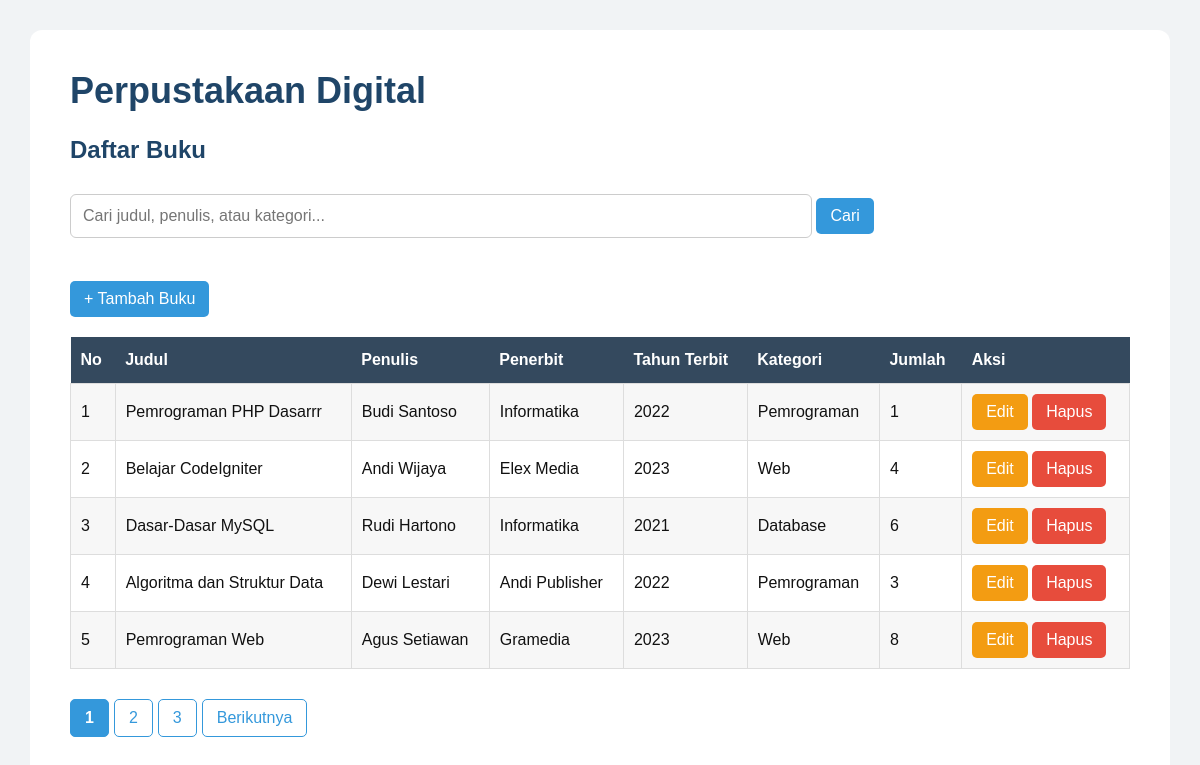
The app's page /index.php/buku with its own data.
### tables this page shows
CREATE TABLE `buku` (
  `id` int(11) NOT NULL,
  `judul` varchar(150) NOT NULL,
  `penulis` varchar(100) NOT NULL,
  `penerbit` varchar(100) NOT NULL,
  `tahun_terbit` year(4) NOT NULL,
  `kategori` varchar(100) NOT NULL,
  `jumlah` int(11) NOT NULL
);

### index.php (called while the page is built, shortened)
<?php
require_once BASEPATH.'core/CodeIgniter.php';

### application/models/Buku_model.php (called while the page is built, shortened)
<?php
class Buku_model extends CI_Model
{
    public function get_all($limit = null, $start = null)
    {
        if ($limit !== null) {
            $this->db->limit($limit, $start);
        }
        return $this->db->get('buku')->result();
    }
}

### application/views/buku/index.php (the view, shortened to what this page needs)
<!DOCTYPE html>
<html lang="id">
<head>
    <link rel="stylesheet" href="<?= base_url('css/style.css') ?>">
</head>
<body>
    <div class="container">
        <h1>Perpustakaan Digital</h1>
        <h2>Daftar Buku</h2>
        <form method="get" action="<?= base_url('index.php/buku') ?>">
            <input
                type="text"
                name="keyword"
                placeholder="Cari judul, penulis, atau kategori..."
                value="<?= isset($keyword) ? html_escape($keyword) : '' ?>"
            >
            <button type="submit" class="btn-tambah">
                Cari
            </button>
        </form>
        <a
            class="btn-tambah"
            href="<?= base_url('index.php/buku/tambah') ?>"
        >
            + Tambah Buku
        </a>
        <?php
        $start = $this->input->get('per_page');
        if (!$start) {
            $start = 0;
        }
        $no = (int) $start + 1;
        ?>
        <table>
            <tr>
                <th>No</th>
                <th>Judul</th>
                <th>Penulis</th>
                <th>Penerbit</th>
                <th>Tahun Terbit</th>
                <th>Kategori</th>
                <th>Jumlah</th>
                <th>Aksi</th>
            </tr>
            <?php foreach ($buku as $item): ?>
                <tr>
                    <td><?= $no++ ?></td>
                    <td><?= html_escape($item->judul) ?></td>
                    <td><?= html_escape($item->penulis) ?></td>
                    <td><?= html_escape($item->penerbit) ?></td>
                    <td><?= html_escape($item->tahun_terbit) ?></td>
                    <td><?= html_escape($item->kategori) ?></td>
                    <td><?= html_escape($item->jumlah) ?></td>
                    <td>
                        <a
                            class="btn-edit"
                            href="<?= base_url('index.php/buku/edit/' . $item->id) ?>"
                        >
                            Edit
                        </a>
                        <a
                            class="btn-hapus"
                            href="<?= base_url('index.php/buku/hapus/' . $item->id) ?>"
                            onclick="return confirm('Apakah Anda yakin ingin menghapus buku ini?')"
                        >
                            Hapus
                        </a>
                    </td>
                </tr>
            <?php endforeach; ?>
        </table>
        <?php if (!empty($pagination)): ?>
            <?= $pagination ?>
        <?php endif; ?>
    </div>
</body>
</html>

### application/controllers/Buku.php (shortened to what this page needs)
<?php
class Buku extends CI_Controller
{
    public function __construct()
    {
        $this->load->database();
        $this->load->helper('url');
        $this->load->library('form_validation');
        $this->load->library('session');
        $this->load->library('pagination');
        $this->load->model('Buku_model');
    }
    public function index()
    {
        $keyword = $this->input->get('keyword');
        $limit = 5;
        $start = $this->input->get('per_page');
        if (!$start) {
            $start = 0;
        }
        $config['base_url'] = base_url('index.php/buku/index');
        $config['per_page'] = $limit;
        $config['page_query_string'] = TRUE;
        $config['query_string_segment'] = 'per_page';
        if (!empty($keyword)) {
            $config['total_rows'] =
                $this->Buku_model->count_search($keyword);
            $data['buku'] =
                $this->Buku_model->search(
                    $keyword,
                    $limit,
                    $start
                );
            $config['suffix'] =
                '&keyword=' . urlencode($keyword);
        } else {
            $config['total_rows'] =
                $this->Buku_model->count_all();
            $data['buku'] =
                $this->Buku_model->get_all(
                    $limit,
                    $start
                );
        }
        $config['full_tag_open'] =
            '<div class="pagination">';
        $config['full_tag_close'] =
            '</div>';
        $config['first_link'] =
            'Pertama';
        $config['last_link'] =
            'Terakhir';
        $config['next_link'] =
            'Berikutnya';
        $config['prev_link'] =
            'Sebelumnya';
        $this->pagination->initialize($config);
        $data['pagination'] =
            $this->pagination->create_links();
        $data['keyword'] = $keyword;
        $this->load->view(
            'buku/index',
            $data
        );
    }
}

### css/style.css (style rules this page uses)
* { box-sizing: border-box; }
body { margin: 0; padding: 30px; font-family: Arial, sans-serif; background: #f1f3f5; color: #111; }
.container { max-width: 1280px; margin: 0 auto; padding: 40px; background: #fff; border-radius: 12px; }
h1 { margin-top: 0; color: #1f4568; font-size: 36px; }
h2 { color: #1f4568; margin-bottom: 30px; }
form { margin-bottom: 25px; }
input[type="text"], input[type="number"] { width: 70%; padding: 12px; margin-bottom: 18px; border: 1px solid #ccc; border-radius: 6px; font-size: 16px; }
button, .btn-tambah, .btn-edit, .btn-hapus { display: inline-block; padding: 9px 14px; border: none; border-radius: 5px; text-decoration: none; font-size: 16px; cursor: pointer; }
.btn-tambah { background: #3498db; color: white; }
.btn-edit { background: #f39c12; color: white; }
.btn-hapus { background: #e74c3c; color: white; }
table { width: 100%; border-collapse: collapse; margin-top: 20px; }
th { background: #34495e; color: white; padding: 14px 10px; text-align: left; }
td { padding: 10px; border: 1px solid #ddd; }
tr:nth-child(even) { background: #f7f7f7; }
.pagination { margin-top: 30px; }
.pagination a, .pagination strong { display: inline-block; padding: 9px 14px; margin-right: 5px; border: 1px solid #3498db; border-radius: 5px; text-decoration: none; color: #3498db; }
.pagination strong { background: #3498db; color: white; }

### records on screen
buku: judul "Pemrograman PHP Dasarrr", penulis "Budi Santoso", penerbit "Informatika", tahun_terbit "2022", kategori "Pemrograman", jumlah "1"
buku: judul "Belajar CodeIgniter", penulis "Andi Wijaya", penerbit "Elex Media", tahun_terbit "2023", kategori "Web", jumlah "4"
buku: judul "Dasar-Dasar MySQL", penulis "Rudi Hartono", penerbit "Informatika", tahun_terbit "2021", kategori "Database", jumlah "6"
buku: judul "Algoritma dan Struktur Data", penulis "Dewi Lestari", penerbit "Andi Publisher", tahun_terbit "2022", kategori "Pemrograman", jumlah "3"
buku: judul "Pemrograman Web", penulis "Agus Setiawan", penerbit "Gramedia", tahun_terbit "2023", kategori "Web", jumlah "8"

### other values on screen
$pagination "1 2 3 Berikutnya"
